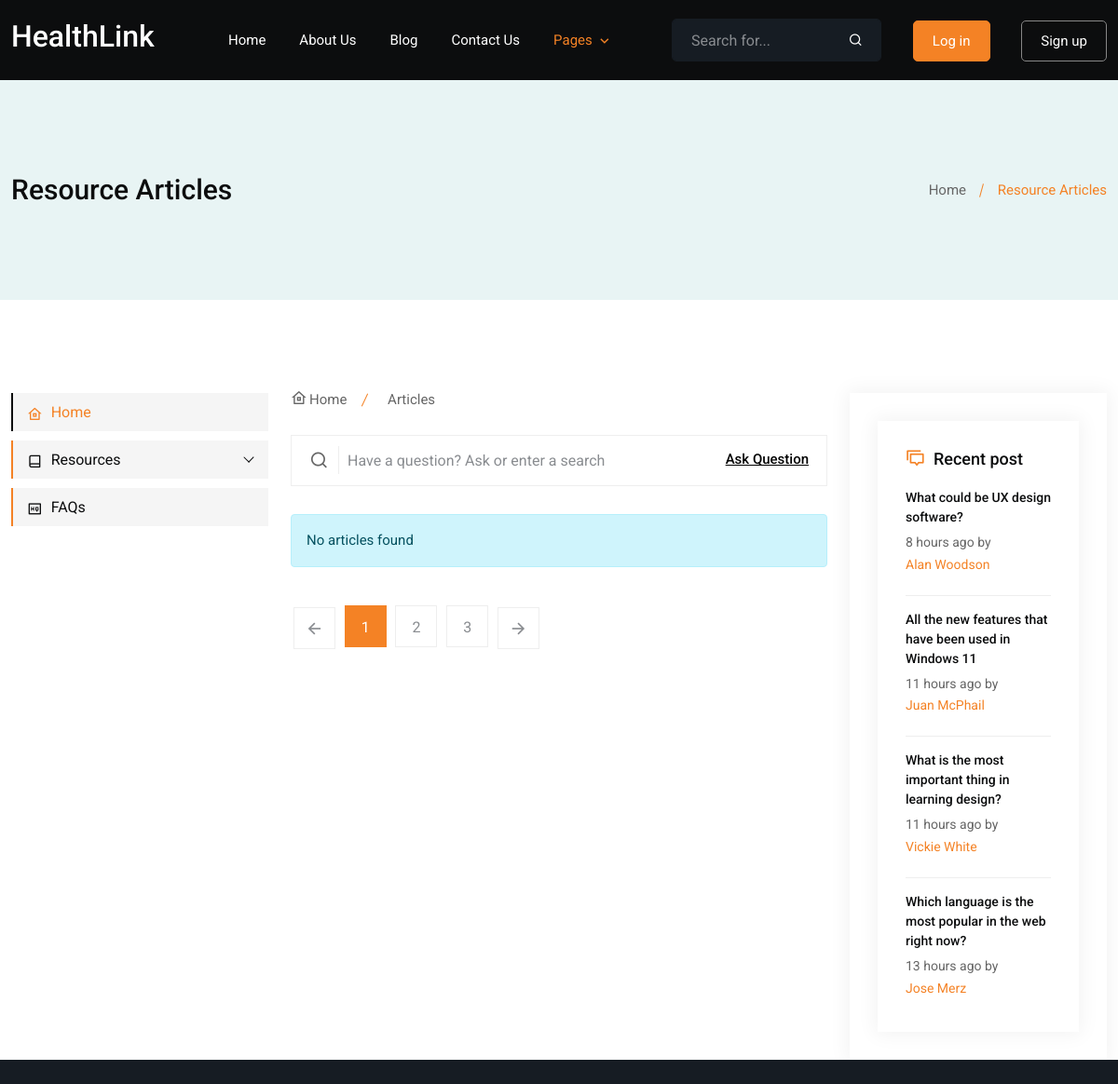
The app's page /resources/ (upper part), older data.
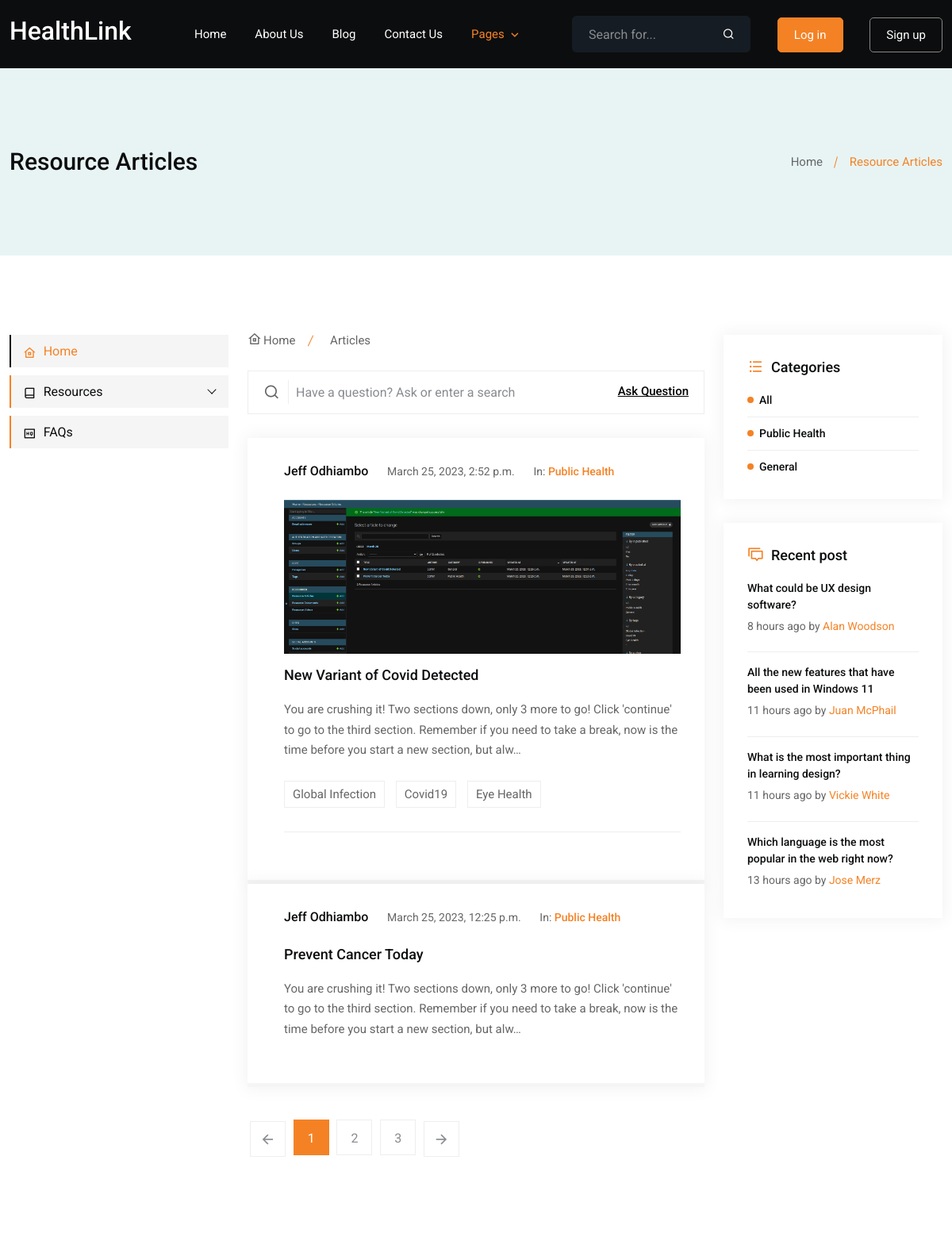
The same page, newer data.
### resources/models.py (models this page shows, shortened)
class Article(models.Model):
    title = models.CharField(max_length=200)
    slug = models.SlugField(max_length=200, unique=True)
    author = models.ForeignKey('auth.User', on_delete=models.CASCADE)
    description = models.TextField()
    category = models.ForeignKey('core.Category', on_delete=models.CASCADE)
    image = models.ImageField(upload_to='resource/articles/', null=True, blank=True)
    tags = models.ManyToManyField('core.Tag', blank=True)
    is_published = models.BooleanField(default=False)
    created_at = models.DateTimeField(auto_now_add=True)
    updated_at = models.DateTimeField(auto_now=True)
    class Meta:
        ordering = ('-created_at',)
        verbose_name_plural = 'Resource Articles'
    def get_absolute_url(self):
        return reverse('resources:article_details', kwargs={'slug': self.slug})

### core/models.py (models this page shows)
class Category(models.Model):
    title = models.CharField(max_length=100)
    slug = models.SlugField(max_length=100, unique=True)
    image = models.ImageField(upload_to='category/', null=True, blank=True)
    description = models.TextField(null=True, blank=True)
    created_at = models.DateTimeField(auto_now_add=True)
    updated_at = models.DateTimeField(auto_now=True)
    class Meta:
        ordering = ('-created_at',)
        verbose_name_plural = 'Categories'
    def __str__(self):
        return self.title

class Tag(models.Model):
    title = models.CharField(max_length=100)
    slug = models.SlugField(max_length=100, unique=True)
    image = models.ImageField(upload_to='tags/', null=True, blank=True)
    description = models.TextField(null=True, blank=True)
    created_at = models.DateTimeField(auto_now_add=True)
    updated_at = models.DateTimeField(auto_now=True)
    class Meta:
        ordering = ('-created_at',)
        verbose_name_plural = 'Tags'
    def __str__(self):
        return self.title

### resources/views.py (the view)
# urls.py: path('', views.article, name='articles'),
def article(request, slug=None):
    category = None
    if not slug:
        articles = Article.objects.filter(is_published=True)
    else:
        category = get_object_or_404(Category, slug=slug)
        articles = Article.objects.filter(category=category, is_published=True)
    context = {
        'title': 'Resource Articles',
        'categories': Category.objects.all(),
        'articles': articles,
        'category': category,
        'r_articles': 'active',
    }
    return render(request, 'resources/index.html', context)

### templates/resources/index.html (shortened to what the changed rows need)
{% extends 'base.html' %}
{% block content %}
		<div class="main-content-area ptb-100">
			<div class="container">
				<div class="row">
					<div class="col-lg-6">
						<div class="middull-content">
							<div class="tab-content" id="myTabContent">
								<div class="tab-pane fade show active" id="recent-questions" role="tabpanel" aria-labelledby="recent-questions-tab">
                                    {% if articles %}
                                        {% for article in articles %}
                                            <div class="single-qa-box like-dislike">
                                                <div class="d-flex">
                                                    <div class="flex-grow-1 ms-3">
                                                        <ul class="graphic-design">
                                                            <li>
                                                                <a href="">{{ article.author.get_full_name|default:'No name' }}</a>
                                                            </li>
                                                            <li>
                                                                <span>{{ article.updated_at }}</span>
                                                            </li>
                                                            <li>
                                                                <span>In:</span>
                                                                <a href="{% url 'resources:articles_category' article.category.slug %}" class="graphic">
                                                                    {{ article.category }}
                                                                </a>
                                                            </li>
                                                        </ul>
                                                        {% if article.image %}
                                                        <a href="{{ article.get_absolute_url }}">
                                                            <img src="{{ article.image.url }}" alt="{{ article.title }}" class="img-fluid">
                                                        </a>
                                                        {% endif %}
                                                        <h3 class="mt-3">
                                                            <a href="{{ article.get_absolute_url }}">
                                                                {{ article.title }}
                                                            </a>
                                                        </h3>
                                                        <p>
                                                            {{ article.description|truncatechars:200 }}
                                                        </p>
                                                        {% if article.tags.all %}
                                                            <ul class="tag-list">
                                                                {% for a_tag in article.tags.all %}
                                                                <li>
                                                                    <a href="">{{ a_tag }}</a>
                                                                </li>
                                                                {% endfor %}
                                                            </ul>
                                                        {% endif %}
                                                    </div>
                                                </div>
                                            </div>
                                        {% endfor %}
                                    {% else %}
                                    <div class="alert alert-info">
                                        No articles found
                                    </div>
                                    {% endif %}
									<div class="pagination-area">
										<a href="all-queations.html" class="next page-numbers">
										</a>
										<span class="page-numbers current" aria-current="page">1</span>
										<a href="all-queations.html" class="page-numbers">2</a>
										<a href="all-queations.html" class="page-numbers">3</a>
										<a href="all-queations.html" class="next page-numbers">
										</a>
									</div>
								</div>
							</div>
						</div>
					</div>
					<div class="col-lg-3">
						{% include 'resources/partials/right-sidebar.html' %}
					</div>
				</div>
			</div>
		</div>
{% endblock %}

### templates/resources/partials/right-sidebar.html (shortened to what this page needs)
<div class="right-siderbar">
    <div class="right-siderbar-common">
        {% if categories %}
        <div class="category discussions">
            <h3>
                <i class="ri-list-unordered"></i>
                Categories
            </h3>
                <ul>
                    {% if articles or article or r_articles %}
                        <li><a href="{% url 'resources:articles' %}">All</a></li>
                        {% for category in categories %}
                        <li>
                            <a href="{% url 'resources:articles_category' category.slug %}">{{ category }}</a>
                        </li>
                        {% endfor %}
                    {% endif %}
                </ul>
            </div>
        </div>
        {% endif %}
    <div class="right-siderbar-common">
        <div class="recent-post">
            <h3>
                <i class="ri-discuss-line"></i>
                Recent post
            </h3>
            <ul>
                <li>
                    <a href="most-answered.html">
                        What could be UX design software?
                    </a>
                    <p>8 hours ago by <a href="user.html">Alan Woodson</a></p>
                </li>
                <li>
                    <a href="most-answered.html">
                        All the new features that have been used in Windows 11
                    </a>
                    <p>11 hours ago by <a href="user.html">Juan McPhail</a></p>
                </li>
                <li>
                    <a href="most-answered.html">
                        What is the most important thing in learning design?
                    </a>
                    <p>11 hours ago by <a href="user.html">Vickie White</a></p>
                </li>
                <li>
                    <a href="most-answered.html">
                        Which language is the most popular in the web right now?
                    </a>
                    <p>13 hours ago by <a href="user.html">Jose Merz</a></p>
                </li>
            </ul>
        </div>
    </div>
</div>

Row changes from the older to the newer data that the page shows:
added Article: author.get_full_name "Jeff Odhiambo", updated_at "March 25, 2023, 2:52 p.m.", category "Public Health", image (picture), title "New Variant of Covid Detected", description "You are crushing it! Two sections down, only 3 more to go! Click 'continue' to go to the third section. Remember if you need to take a break, now is the time before you start a new section, but alw…"
added Tag: title "Global Infection"
added Tag: title "Covid19"
added Tag: title "Eye Health"
added Article: author.get_full_name "Jeff Odhiambo", updated_at "March 25, 2023, 12:25 p.m.", category "Public Health", title "Prevent Cancer Today", description "You are crushing it! Two sections down, only 3 more to go! Click 'continue' to go to the third section. Remember if you need to take a break, now is the time before you start a new section, but alw…"
added Category: title "Public Health"
added Category: title "General"
Text that changed along with them:
text no longer shown: "No articles found"
text now shown: "Categories All"
